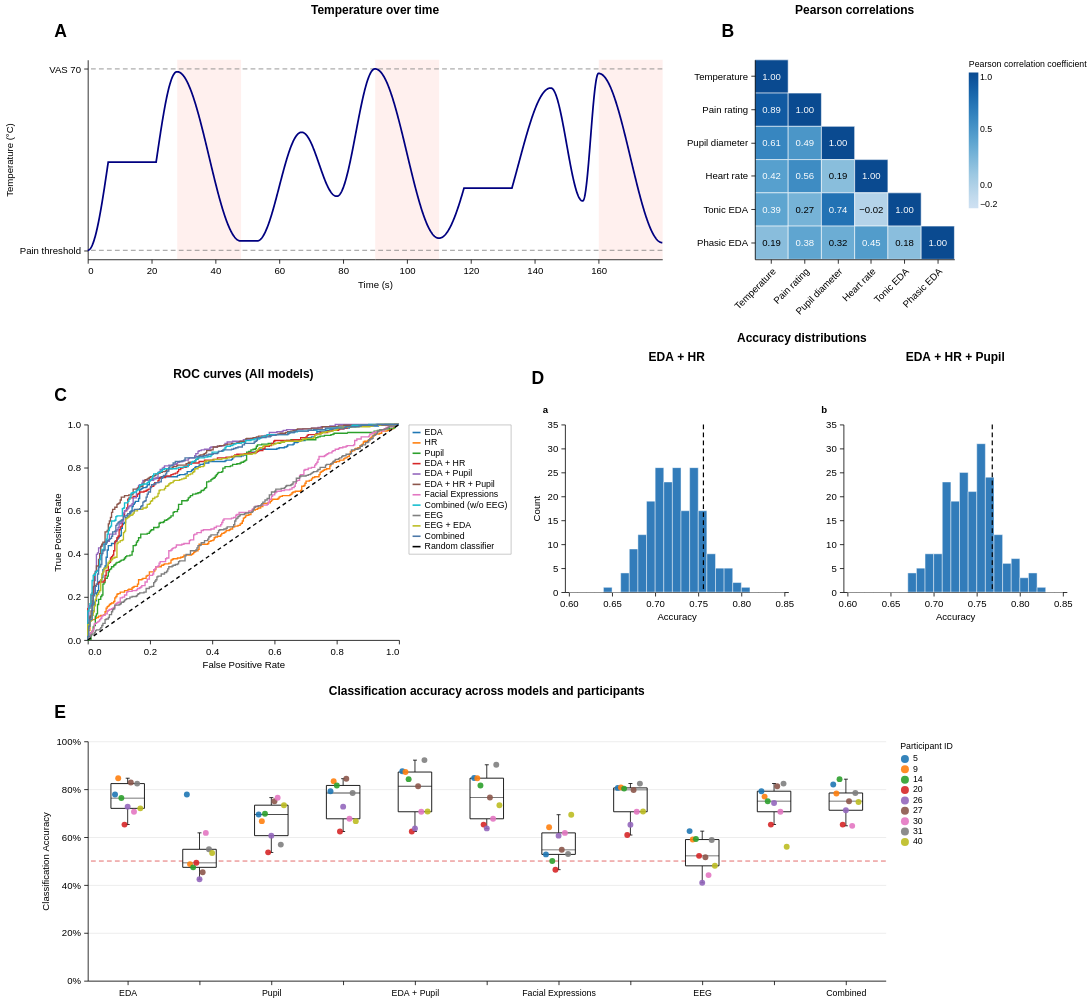

The notebook cell saved with this chart:
### Markdown cell above
## Composite figure — native Altair alternative

This version uses native Altair 6.2.2 composition with independent scales at every concatenation boundary.

### Code cell
native_composite = compose_figure_altair(
    plot_stimulus_temperature(
        stimulus,
        width=720,
        height=250,
        title="Temperature over time",
    ),
    plot_correlation_heatmap(
        averages,
        features=None,
        skip_first_n_seconds=20,
        width=250,
        height=250,
        title="Pearson correlations",
    ),
    plot_roc_curves(
        roc_results,
        width=390,
        height=270,
        title="ROC curves (All models)",
    ),
    plot_accuracy_distributions(
        accuracy_distributions,
        reference_accuracies,
        bin_width=0.01,
        width=280,
        height=210,
        title="Accuracy distributions",
    ),
    plot_participant_accuracies(
        participant_results,
        width=1000,
        height=300,
        title="Classification accuracy across models and participants",
    ),
)
style_figure(native_composite)
